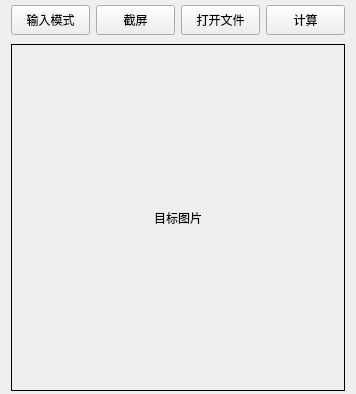
<?xml version="1.0" encoding="UTF-8"?>
<ui version="4.0">
 <class>MainWindow</class>
 <widget class="QWidget" name="MainWindow">
  <property name="geometry">
   <rect>
    <x>0</x>
    <y>0</y>
    <width>356</width>
    <height>394</height>
   </rect>
  </property>
  <property name="minimumSize">
   <size>
    <width>356</width>
    <height>394</height>
   </size>
  </property>
  <property name="maximumSize">
   <size>
    <width>356</width>
    <height>394</height>
   </size>
  </property>
  <property name="windowTitle">
   <string>MainWindow</string>
  </property>
  <layout class="QHBoxLayout" name="horizontalLayout_3">
   <property name="leftMargin">
    <number>0</number>
   </property>
   <property name="topMargin">
    <number>3</number>
   </property>
   <property name="rightMargin">
    <number>0</number>
   </property>
   <property name="bottomMargin">
    <number>3</number>
   </property>
   <item>
    <widget class="QStackedWidget" name="stackedWidget">
     <property name="minimumSize">
      <size>
       <width>352</width>
       <height>0</height>
      </size>
     </property>
     <property name="maximumSize">
      <size>
       <width>352</width>
       <height>16777215</height>
      </size>
     </property>
     <property name="frameShape">
      <enum>QFrame::NoFrame</enum>
     </property>
     <property name="currentIndex">
      <number>1</number>
     </property>
     <widget class="QWidget" name="Grid_Table_Page">
      <layout class="QVBoxLayout" name="verticalLayout_2">
       <item>
        <widget class="QWidget" name="btn_All" native="true">
         <layout class="QHBoxLayout" name="horizontalLayout">
          <property name="leftMargin">
           <number>0</number>
          </property>
          <property name="topMargin">
           <number>0</number>
          </property>
          <property name="rightMargin">
           <number>0</number>
          </property>
          <property name="bottomMargin">
           <number>0</number>
          </property>
          <item>
           <widget class="QPushButton" name="btn_Identify_Mode">
            <property name="minimumSize">
             <size>
              <width>0</width>
              <height>30</height>
             </size>
            </property>
            <property name="text">
             <string>识别模式</string>
            </property>
           </widget>
          </item>
          <item>
           <widget class="QPushButton" name="btn_Reset_all">
            <property name="minimumSize">
             <size>
              <width>0</width>
              <height>30</height>
             </size>
            </property>
            <property name="text">
             <string>初始化</string>
            </property>
           </widget>
          </item>
          <item>
           <widget class="QPushButton" name="btn_File_Open">
            <property name="minimumSize">
             <size>
              <width>0</width>
              <height>30</height>
             </size>
            </property>
            <property name="text">
             <string>打开文件</string>
            </property>
           </widget>
          </item>
          <item>
           <widget class="QPushButton" name="btn_Calc_resultion">
            <property name="minimumSize">
             <size>
              <width>0</width>
              <height>30</height>
             </size>
            </property>
            <property name="text">
             <string>计算</string>
            </property>
           </widget>
          </item>
         </layout>
        </widget>
       </item>
       <item>
        <widget class="QTableWidget" name="IputTable">
         <property name="font">
          <font>
           <pointsize>16</pointsize>
          </font>
         </property>
         <property name="cursor" stdset="0">
          <cursorShape>PointingHandCursor</cursorShape>
         </property>
         <property name="focusPolicy">
          <enum>Qt::WheelFocus</enum>
         </property>
         <property name="styleSheet">
          <string notr="true">QTableWidget
{
	;
}
QTableWidget::item
{
	color: rgb(148, 162, 163);
	background-color: rgb(255, 255, 255);
}
QTableWidget::item:hover
{
	border: 3px solid rgb(92, 164, 147);
	border-radius: 5px;
}</string>
         </property>
         <property name="lineWidth">
          <number>1</number>
         </property>
         <property name="verticalScrollBarPolicy">
          <enum>Qt::ScrollBarAlwaysOff</enum>
         </property>
         <property name="horizontalScrollBarPolicy">
          <enum>Qt::ScrollBarAlwaysOff</enum>
         </property>
         <property name="editTriggers">
          <set>QAbstractItemView::AnyKeyPressed|QAbstractItemView::CurrentChanged|QAbstractItemView::DoubleClicked|QAbstractItemView::EditKeyPressed</set>
         </property>
         <property name="gridStyle">
          <enum>Qt::CustomDashLine</enum>
         </property>
         <property name="wordWrap">
          <bool>false</bool>
         </property>
         <property name="cornerButtonEnabled">
          <bool>true</bool>
         </property>
         <property name="rowCount">
          <number>9</number>
         </property>
         <property name="columnCount">
          <number>9</number>
         </property>
         <attribute name="horizontalHeaderVisible">
          <bool>false</bool>
         </attribute>
         <attribute name="horizontalHeaderDefaultSectionSize">
          <number>37</number>
         </attribute>
         <attribute name="horizontalHeaderHighlightSections">
          <bool>true</bool>
         </attribute>
         <attribute name="verticalHeaderVisible">
          <bool>false</bool>
         </attribute>
         <attribute name="verticalHeaderMinimumSectionSize">
          <number>20</number>
         </attribute>
         <attribute name="verticalHeaderDefaultSectionSize">
          <number>37</number>
         </attribute>
         <row/>
         <row/>
         <row/>
         <row/>
         <row/>
         <row/>
         <row/>
         <row/>
         <row/>
         <column/>
         <column/>
         <column/>
         <column/>
         <column/>
         <column/>
         <column/>
         <column/>
         <column/>
        </widget>
       </item>
      </layout>
     </widget>
     <widget class="QWidget" name="Screen_Shot_Page">
      <layout class="QVBoxLayout" name="verticalLayout" stretch="1,10">
       <property name="topMargin">
        <number>0</number>
       </property>
       <property name="bottomMargin">
        <number>0</number>
       </property>
       <item>
        <widget class="QWidget" name="btn_ALL" native="true">
         <property name="locale">
          <locale language="Chinese" country="China"/>
         </property>
         <layout class="QHBoxLayout" name="horizontalLayout_2">
          <property name="leftMargin">
           <number>0</number>
          </property>
          <property name="topMargin">
           <number>0</number>
          </property>
          <property name="rightMargin">
           <number>0</number>
          </property>
          <property name="bottomMargin">
           <number>0</number>
          </property>
          <item>
           <widget class="QPushButton" name="btn_Input_Mode">
            <property name="minimumSize">
             <size>
              <width>0</width>
              <height>30</height>
             </size>
            </property>
            <property name="text">
             <string>输入模式</string>
            </property>
           </widget>
          </item>
          <item>
           <widget class="QPushButton" name="btn_Screnn_Shot">
            <property name="minimumSize">
             <size>
              <width>0</width>
              <height>30</height>
             </size>
            </property>
            <property name="text">
             <string>截屏</string>
            </property>
           </widget>
          </item>
          <item>
           <widget class="QPushButton" name="btn_File_Open_2">
            <property name="minimumSize">
             <size>
              <width>0</width>
              <height>30</height>
             </size>
            </property>
            <property name="text">
             <string>打开文件</string>
            </property>
           </widget>
          </item>
          <item>
           <widget class="QPushButton" name="btn_Calc_resultion_2">
            <property name="minimumSize">
             <size>
              <width>0</width>
              <height>30</height>
             </size>
            </property>
            <property name="text">
             <string>计算</string>
            </property>
           </widget>
          </item>
         </layout>
        </widget>
       </item>
       <item>
        <widget class="QLabel" name="Screen_View">
         <property name="frameShape">
          <enum>QFrame::Box</enum>
         </property>
         <property name="text">
          <string>目标图片</string>
         </property>
         <property name="alignment">
          <set>Qt::AlignCenter</set>
         </property>
        </widget>
       </item>
      </layout>
     </widget>
    </widget>
   </item>
  </layout>
 </widget>
 <resources/>
 <connections/>
</ui>
